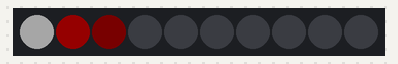
This sketch was run on a simulated Arduino Uno, built with avr-gcc and run on an emulated ATmega328P. On the bench: 10 RGB LEDs in strip order, left to right. Dim RGB values are drawn brighter than linear.

Above: at 0.05 s.
At 0.55 s:
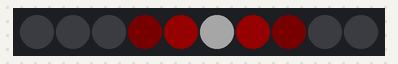
At 1.05 s:
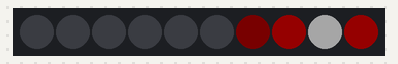
At 1.66 s:
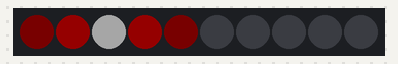
At 2.16 s:
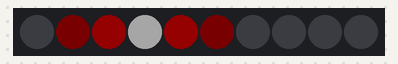

The sketch:

larsonScanner_V1.ino
```cpp
//from https://learn.adafruit.com/larson-scanner-shades#arduino-code
//makes a larson scanner effect
//Converted from the original to work with Circuit Playground Classic by David Crittenden 2/22

#include <Adafruit_NeoPixel.h>

#define N_LEDS 10
#define PIN 17
Adafruit_NeoPixel strip = Adafruit_NeoPixel(N_LEDS, PIN, NEO_GRB + NEO_KHZ800);

//some variables
int pos = 0;//position of "eye
int dir = 1;//direction of "eye"
int j;//for counting
int wait = 100;//larger number for slower action


void setup()
{
  strip.begin();
  strip.setBrightness(40);
  strip.show();
}

void loop()
{
  //draw 5 pixels centered on pos.
  //note that the color values are in hexadecimal
  //you can use r,g,b format as well as hexidecimal
  strip.setPixelColor(pos - 2, 0x100000); // Dark red
  strip.setPixelColor(pos - 1, 0x800000); // Medium red
  //strip.setPixelColor(pos, 0xFF3000); // Center pixel is brightest red
  strip.setPixelColor(pos, 255, 255, 255);//Center pixel is white in r,g,b format
  strip.setPixelColor(pos + 1, 0x800000); // Medium red
  strip.setPixelColor(pos + 2, 0x100000); // Dark red

  strip.show();
  delay(wait);

  // Rather than being sneaky and erasing just the tail pixel,
  // it's easier to erase it all and draw a new one next time.
  for (j = -2; j <= 2; j++)
  {
    strip.setPixelColor(pos + j, 0);
  }

  // Bounce off ends of strip
  pos += dir;
  if (pos < 0)
  {
    pos = 1;
    dir = -dir;
  }
  else if (pos >= strip.numPixels())
  {
    pos = strip.numPixels() - 2;
    dir = -dir;
  }
}
```

Measured:
- by itself, everything shown: repeats every 1.8 s, in 18 steps
